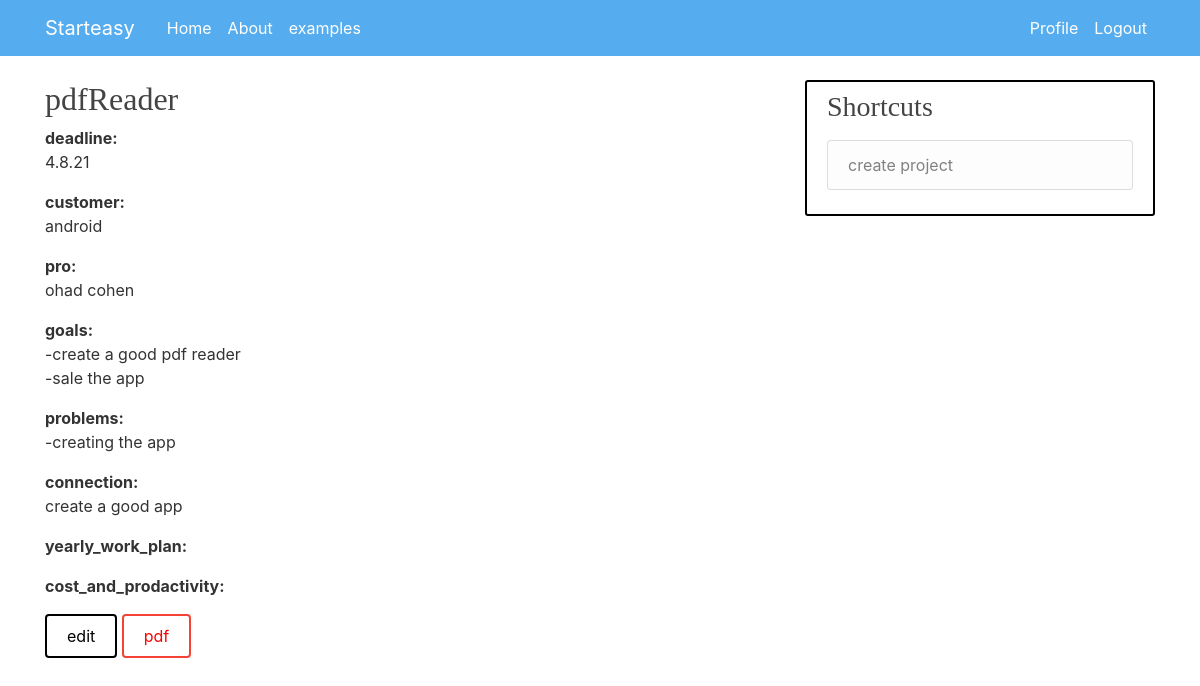
The app's page /post/6/ (signed in) with its own data.
### project/models.py (models this page shows, shortened)
class Post(models.Model):                                             # class that will represent our database
    title = models.CharField(max_length=100)
    deadline=models.TextField(blank=True)
    customer = models.TextField(blank=True)
    pro = models.TextField(blank=True)
    goals = models.TextField(blank=True)
    problems = models.TextField(blank=True)
    connection = models.TextField(blank=True)
    yearly_work_plan = models.TextField(blank=True)
    cost_and_prodactivity = models.TextField(blank=True)
    date_posted = models.DateTimeField(default=timezone.now)
    author = models.ForeignKey(User, on_delete=models.CASCADE, related_name='+')        # every post has 1 author and author can have many posts
    user1 = models.TextField(blank=True)
    user2 = models.TextField(blank=True)
    user3 = models.TextField(blank=True)
    user4 = models.TextField(blank=True)
    client = models.TextField(blank=True)

### project/views.py (the view)
# urls.py: path('post/<int:pk>/', views.post_detail, name='post_detail'),
def post_detail(request, pk):
    post = get_object_or_404(Post, pk=pk)
    return render(request, 'project/post_detail.html', {'post': post})

### project/templates/project/post_detail.html (shortened to what this page needs)
{% extends 'project/base.html' %}
{% block content %}
    <div class="post">
        <h2>{{ post.title }}</h2>
        <b>deadline:</b>
        <p>{{ post.deadline|linebreaksbr }}</p>
        <b>customer:</b>
        <p>{{ post.customer|linebreaksbr }}</p>
        <b>pro:</b>
        <p>{{ post.pro|linebreaksbr }}</p>
        <b>goals:</b>
        <p>{{ post.goals|linebreaksbr }}</p>
        <b>problems:</b>
        <p>{{ post.problems|linebreaksbr }}</p>
        <b>connection:</b>
        <p>{{ post.connection|linebreaksbr }}</p>
        <b>yearly_work_plan:</b>
        <b>cost_and_prodactivity:</b>
        {% if user.is_authenticated %}
        <a class="btn btn-default" href="{% url 'post_edit' pk=post.pk %}">edit</a>
        {% endif %}
        <button class="btn success" onclick="location.href='{% url 'pdf' %}'">pdf</button>
    </div>
{% endblock %}

### project/static/project/main.css (style rules this page uses)
body { background: #FFFFFF; color: #333333; margin-top: 5rem; }
h1, h2, h3, h4, h5, h6 { color: #444444; font-family: Comic Sans MS; }
.btn { border: 2px solid black; background-color: white; color: black; padding: 8px 20px; font-size: 16px; cursor: pointer; }
.success { border-color: #f44336; color: red; }

### records on screen
Post: title "pdfReader", deadline "4.8.21", customer "android", pro "ohad cohen", goals "-create a good pdf reader -sale the app", problems "-creating the app", connection "create a good app"
